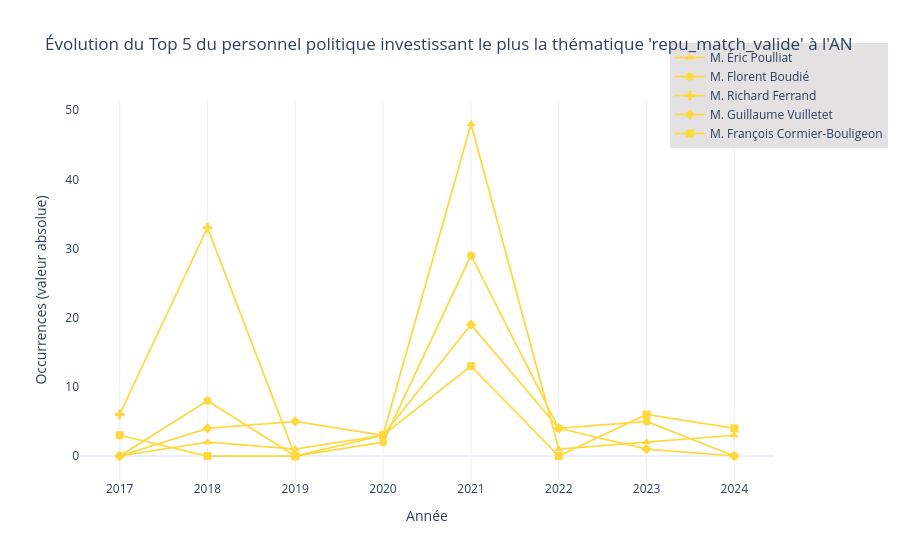

Notebook cell for this chart:
### Code cell
synchronique_personnel_va(df, couleurs_groupes, colonne_condition = "repu_match_valide", colonne_groupe="affiliation_et_gouv", préfixe="thématique", top_n=5)

### Figure 1 — Plotly figure (JSON) as saved in the notebook; plotly's stock layout.template omitted (floating-point values rounded to 4 significant figures)
{"data": [{"hovertemplate": "<b>M. Éric Poulliat</b><br>%{x|%Y}<br>Occurrences : %{y}", "line": {"color": "#FFD83E", "width": 1.75}, "marker": {"size": 8, "symbol": "triangle-up"}, "mode": "lines+markers", "name": "M. Éric Poulliat", "type": "scatter", "x": ["2017-01-01T00:00:00", "2018-01-01T00:00:00", "2019-01-01T00:00:00", "2020-01-01T00:00:00", "2021-01-01T00:00:00", "2022-01-01T00:00:00", "2023-01-01T00:00:00", "2024-01-01T00:00:00"], "y": [0, 2, 1, 3, 48, 1, 2, 3]}, {"hovertemplate": "<b>M. Florent Boudié</b><br>%{x|%Y}<br>Occurrences : %{y}", "line": {"color": "#FFD83E", "width": 1.75}, "marker": {"size": 8, "symbol": "circle"}, "mode": "lines+markers", "name": "M. Florent Boudié", "type": "scatter", "x": ["2017-01-01T00:00:00", "2018-01-01T00:00:00", "2019-01-01T00:00:00", "2020-01-01T00:00:00", "2021-01-01T00:00:00", "2022-01-01T00:00:00", "2023-01-01T00:00:00", "2024-01-01T00:00:00"], "y": [0, 8, 0, 2, 29, 4, 5, 0]}, {"hovertemplate": "<b>M. Richard Ferrand</b><br>%{x|%Y}<br>Occurrences : %{y}", "line": {"color": "#FFD83E", "width": 1.75}, "marker": {"size": 8, "symbol": "cross"}, "mode": "lines+markers", "name": "M. Richard Ferrand", "type": "scatter", "x": ["2017-01-01T00:00:00", "2018-01-01T00:00:00", "2019-01-01T00:00:00"], "y": [6, 33, 0]}, {"hovertemplate": "<b>M. Guillaume Vuilletet</b><br>%{x|%Y}<br>Occurrences : %{y}", "line": {"color": "#FFD83E", "width": 1.75}, "marker": {"size": 8, "symbol": "diamond"}, "mode": "lines+markers", "name": "M. Guillaume Vuilletet", "type": "scatter", "x": ["2017-01-01T00:00:00", "2018-01-01T00:00:00", "2019-01-01T00:00:00", "2020-01-01T00:00:00", "2021-01-01T00:00:00", "2022-01-01T00:00:00", "2023-01-01T00:00:00", "2024-01-01T00:00:00"], "y": [0, 4, 5, 3, 19, 4, 1, 0]}, {"hovertemplate": "<b>M. François Cormier-Bouligeon</b><br>%{x|%Y}<br>Occurrences : %{y}", "line": {"color": "#FFD83E", "width": 1.75}, "marker": {"size": 8, "symbol": "square"}, "mode": "lines+markers", "name": "M. François Cormier-Bouligeon", "type": "scatter", "x": ["2017-01-01T00:00:00", "2018-01-01T00:00:00", "2019-01-01T00:00:00", "2020-01-01T00:00:00", "2021-01-01T00:00:00", "2022-01-01T00:00:00", "2023-01-01T00:00:00", "2024-01-01T00:00:00"], "y": [3, 0, 0, 3, 13, 0, 6, 4]}], "layout": {"bargap": 0.2, "legend": {"bgcolor": "#E3E1E1", "x": 0.85, "y": 1.15}, "title": {"text": "Évolution du Top 5 du personnel politique investissant le plus la thématique 'repu_match_valide' à l'AN"}, "xaxis": {"tickformat": "%Y", "title": {"text": "Année"}}, "yaxis": {"showgrid": false, "title": {"text": "Occurrences (valeur absolue)"}}}}
